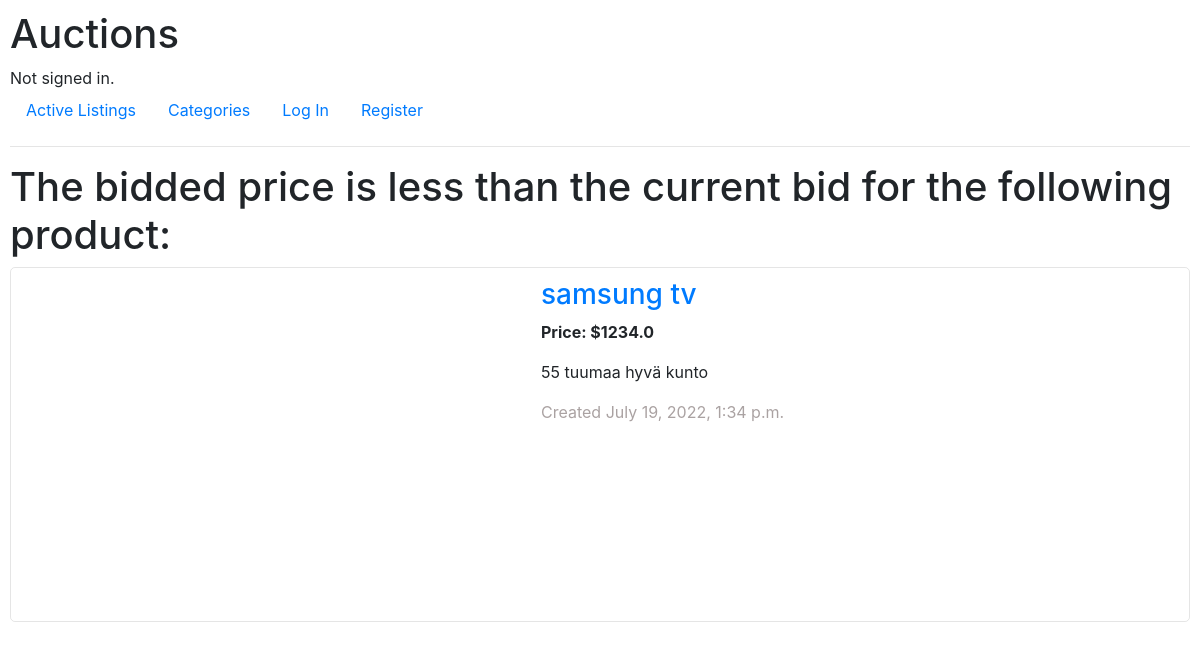
Page /listings/error/1 on the committed database.
### auctions/models.py (models this page shows)
class AuctionListing(models.Model):
    lister = models.ForeignKey(User, on_delete=models.CASCADE, related_name="lister", null=True)
    name = models.CharField(max_length=1000)
    description = models.CharField(max_length=1000, blank=True)
    price = models.FloatField()
    image_url = models.URLField(blank=True)
    CATEGORIES = (
        ('1','Other'),
        ('2', 'TV'),
        ('3', 'Laptop'),
        ('4', 'Smartphone'),
        ('5', 'Tablet')
    )
    category = models.CharField(max_length=1, blank=False, choices=CATEGORIES)
    time = models.DateTimeField()

### auctions/views.py (the view)
# urls.py: path("listings/error/<int:listing_id>", views.error, name="error")
def error(request, listing_id):
        auctions = AuctionListing.objects.get(pk = listing_id)
        return render(request, "auctions/error.html",{
            "auction": auctions,
            "listing_id": listing_id
    })

### auctions/templates/auctions/error.html (shortened to what this page needs)
{% extends "auctions/layout.html" %}
{% block body %}
    <h1>The bidded price is less than the current bid for the following product:</h1>
    <div class="auctionbox">
        {% if auction.image_url %}
        <div class="imagebox">
        </div>
        {% endif %}
        <div style="width:auto">
            <a href="{% url 'listings' auction.id %}">
            <h3>{{ auction.name }}</h3>
            </a>
            <div style="font-weight: bold;">Price: ${{ auction.price }}</div>
            <div style="word-break: break-all;">{{ auction.description }}</div>
            <div style="color:rgb(170, 162, 162)">Created {{ auction.time }}</div>
        </div>
    </div>
{% endblock %}

### auctions/static/auctions/styles.css (style rules this page uses)
body { padding: 10px; }
.auctionbox { display: flex; flex-wrap: wrap; gap: 20px; box-sizing: border-box; border: 1px solid rgba(0, 0, 0, 0.1); padding: 10px; border-radius: 5px; }
.imagebox { width: 500px; height: 333px; text-align: center; }

### rows in the picture
AuctionListing: name "samsung tv", price "1234.0", description "55 tuumaa hyvä kunto", time "July 19, 2022, 1:34 p.m."
